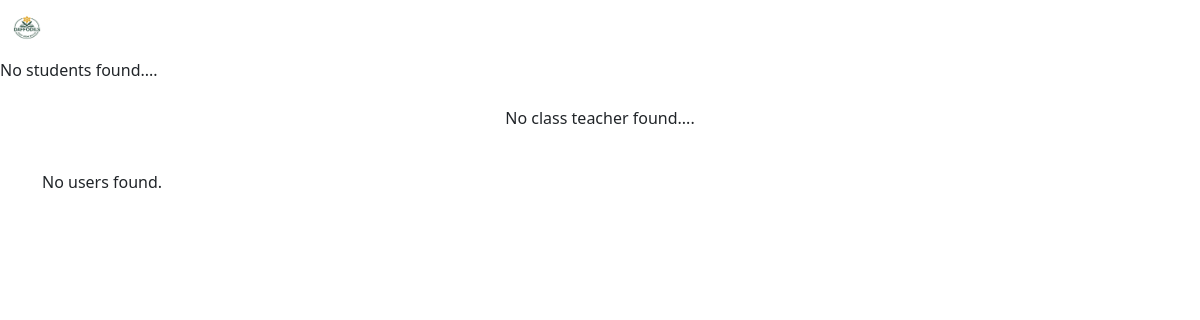
/user/class_b/ (signed in), run on an earlier commit of the app's database.
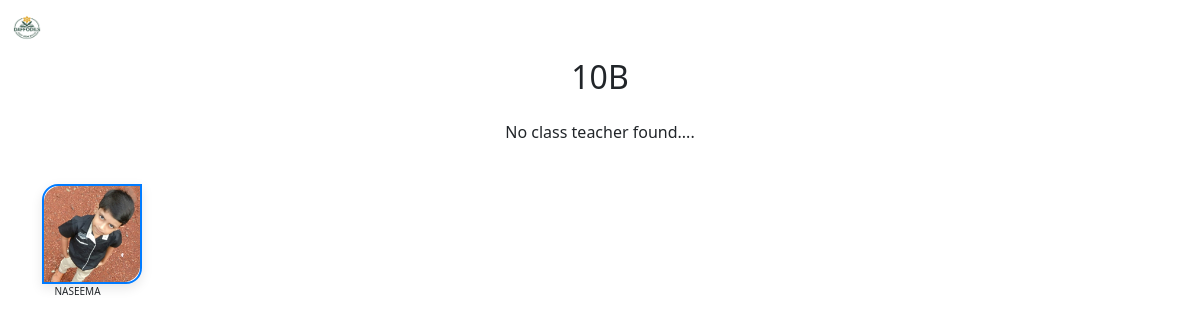
And on a later commit of the database.
### userapp/models.py (models this page shows)
class UserProfile(models.Model):
    user = models.OneToOneField(User, on_delete=models.CASCADE)
    phone = models.CharField(max_length=15, unique=True ,default='+91')
    batch = models.CharField(max_length=20, choices=[
        ('10A', '10A'), ('10B', '10B'), ('10C', '10C'), ('10D', '10D')
    ])
    n_adult = models.PositiveIntegerField(null=True, blank=True, default=0)
    n_child = models.PositiveIntegerField(null=True, blank=True , default=0)
    photo = models.ImageField(upload_to='user_photos/', blank=True, null=True)
    is_approved = models.BooleanField(default=False)

### userapp/views.py (the view)
# urls.py: path('class_b/', views.user_class_b, name='class_b'),
@login_required
def user_class_b(request):
    teacher = TeacherProfile.objects.filter(batch="10B")
    users = UserProfile.objects.filter(batch="10B", is_approved=True)
    return render(request, 'userapp/class.html', {'users': users,'teacher': teacher})

### templates/userapp/class.html (shortened to what this page needs)
{% extends 'userapp/blank_layout_user.html' %}
{% load static %}
{% block content %}
{% if users %}
<h2 class="text-center mb-4">{{ users.0.batch }}</h2>
{% else %}
<p>No students found....</p>
{% endif %}
<div class="container my-4">
  <div class="row justify-content-center">
    {% for profile in teacher %}
    <div class="col-6 col-md-2 d-flex flex-column align-items-center">
      <div class="profile-card text-center" style="width: 150PX; height: 150px;">
        <a href="{% url 'teacher_detail' profile.id %}" title="{{ profile.name }}">
          {% if profile.photo %}
          <img src="{{ profile.photo.url }}" alt="{{ profile.name }} photo" style="height: 150px;"
            class="photo-rounded" />
          {% else %}
          <img src="{% static 'images/prp.png' %}" alt="Default photo" class="photo-rounded" />
          {% endif %}
        </a>
      </div>
      <p style="text-align: center; font-weight: bold; margin: 5px 0 0 0;">{{ profile.name }}</p>
    </div>
    {% empty %}
    <p class="text-center">No class teacher found....</p>
    {% endfor %}
  </div>
</div>
<div class="container">
  <div class="row">
    {% for profile in users %}
    <div class="col-2 col-md-1 mb-1">
      <div class="profile-card">
        <a href="{% url 'user_detail' profile.id %}" title="{{ profile.user.get_full_name }}">
          {% if profile.photo %}
          <img src="{{ profile.photo.url }}" alt="{{ profile.name }} photo" class="photo-rounded" />
          {% else %}
          <img src="{% static 'images/prp.png' %}" alt="Default photo" class="photo-rounded" />
          {% endif %}
        </a>
      </div>
      <p
        style="text-align: center; font-size: 10px; white-space: nowrap; overflow: hidden; text-overflow: ellipsis;">
        {{ profile.user.first_name|upper }} {{ profile.user.last_name|upper }}
      </p>
    </div>
    {% empty %}
    <p>No users found.</p>
    {% endfor %}
  </div>
</div>
{% endblock %}

What changed in the data, as far as the page shows it:
added UserProfile: batch "10B", photo (picture), user.first_name "NASEEMA"
Also different on the page:
text no longer shown: "No students found.... No users found."
